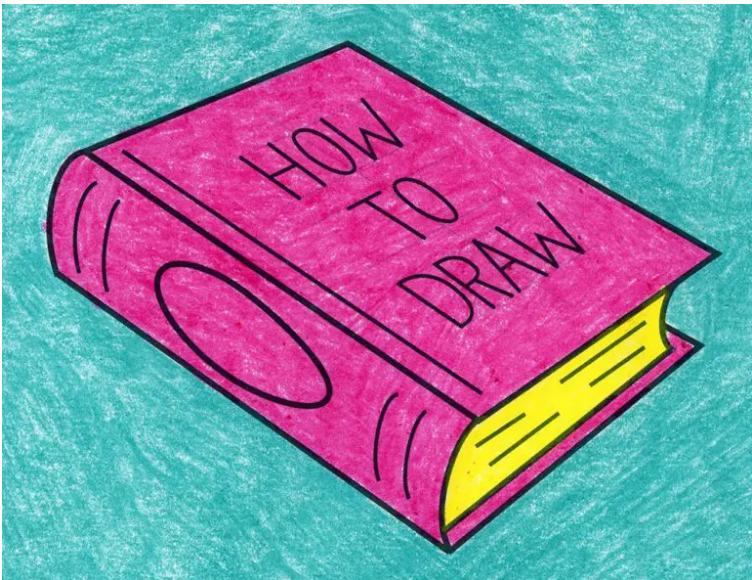
#> input picture book.png, 752 x 580 px
$ jupyter execute detect_mouse_click_and_wrap.ipynb
#> lines starting #> are read from the running program, lines starting #| are printed output that depends on the picture; after the words box and inside, x2 and y2 are one past the last pixel; in counts of white or black regions, pixels touching at a corner belong together
[cell 1]
import cv2
import numpy as np

[cell 2]
img = cv2.imread('book.png')
#> img is the input picture: shape (580, 752, 3); mean B, G, R 164.5, 137.2, 136.1

#Defining circles for each mouse click
#Possible number of corner vertices is 4 each with x and y

vertex = np.zeros(shape = (4,2),dtype = int)
counter = 0


#Detecting Mouse click
def mouse_click(event,x,y,flags,params):
    global counter
    if event==cv2.EVENT_LBUTTONDOWN:
        try:
            vertex[counter] = x,y
            counter+=1


        except:
            if counter>vertex.shape[0]:
                pass


while True:
    if counter==vertex.shape[0]:
        #Desired width, height
        w,h =250,350


        pt1 = np.float32([vertex[0],vertex[1],vertex[2],vertex[3]])
        pt2 = np.float32([[0,0],[w,0],[0,h],[w,h]])

        matrix = cv2.getPerspectiveTransform(pt1,pt2)
        imgout = cv2.warpPerspective(img,matrix,(w,h))
        cv2.imshow("Wrapped Output",imgout)
    for i in range(vertex.shape[0]):
        cv2.circle(img, (vertex[i][0],vertex[i][1]),3,(255,0,0),cv2.FILLED)
#> img: shape (580, 752, 3); under 0.01% of pixels changed, all inside (x1, y1, x2, y2) = (0, 0, 4, 4)

    cv2.putText(img,"Select Top Face coords then bottom coords",(15,15),cv2.FONT_HERSHEY_SIMPLEX,
               0.5,(255,0,0))
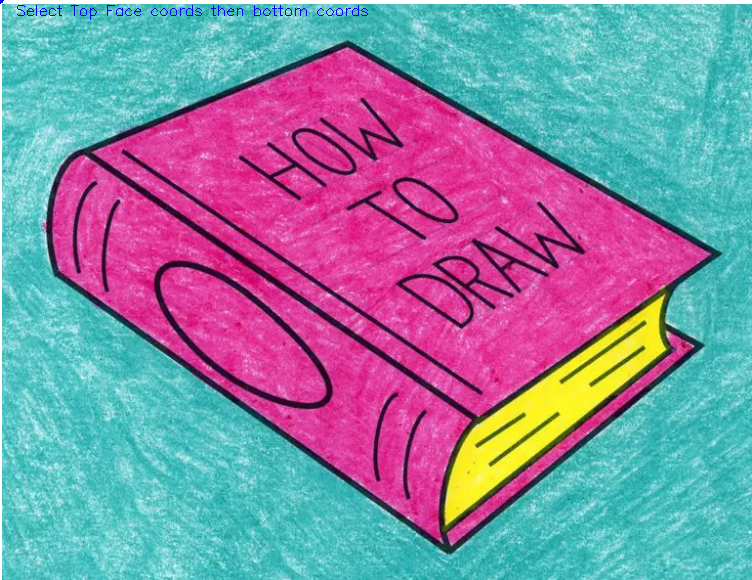
#> img: shape (580, 752, 3); mean B, G, R 164.6, 136.9, 135.9
    cv2.imshow("Book",img)
    cv2.setMouseCallback("Book",mouse_click)
    if cv2.waitKey(1) & 0xFF == ord('q'):
#> (key q is pressed here)
        break
cv2.destroyAllWindows()
